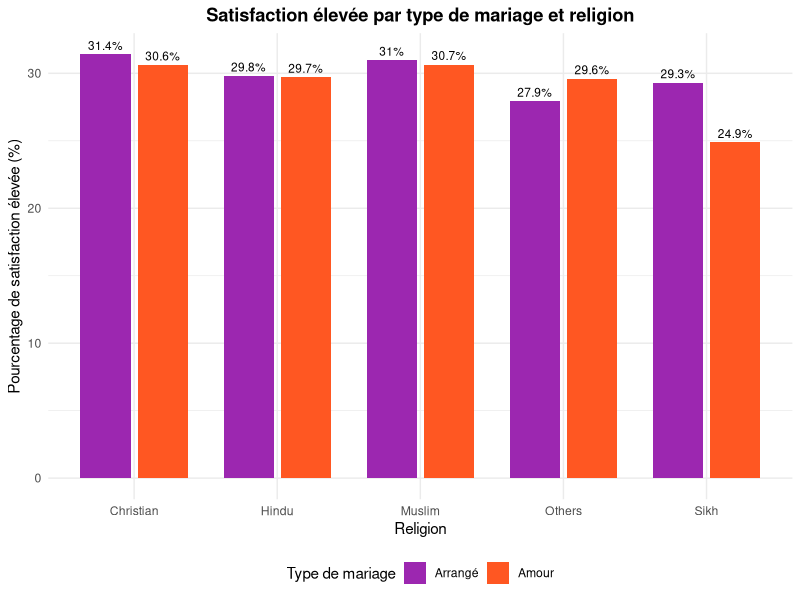
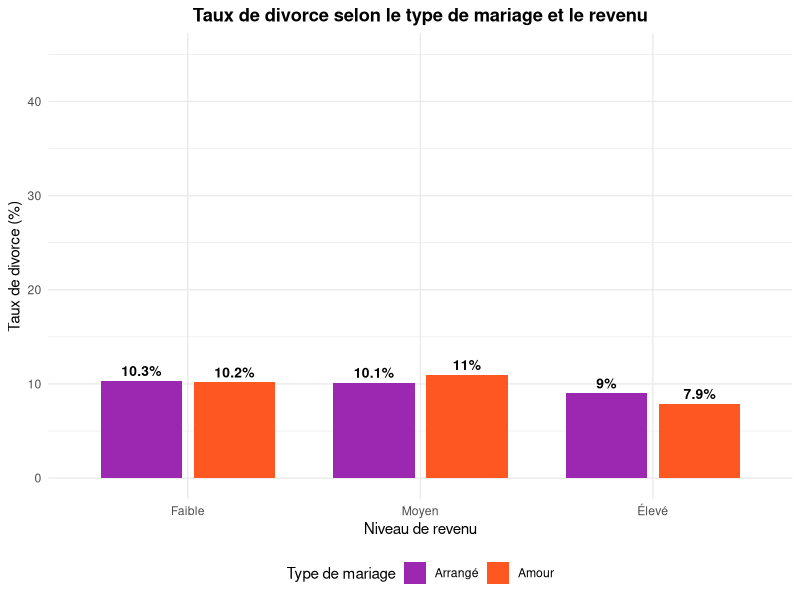
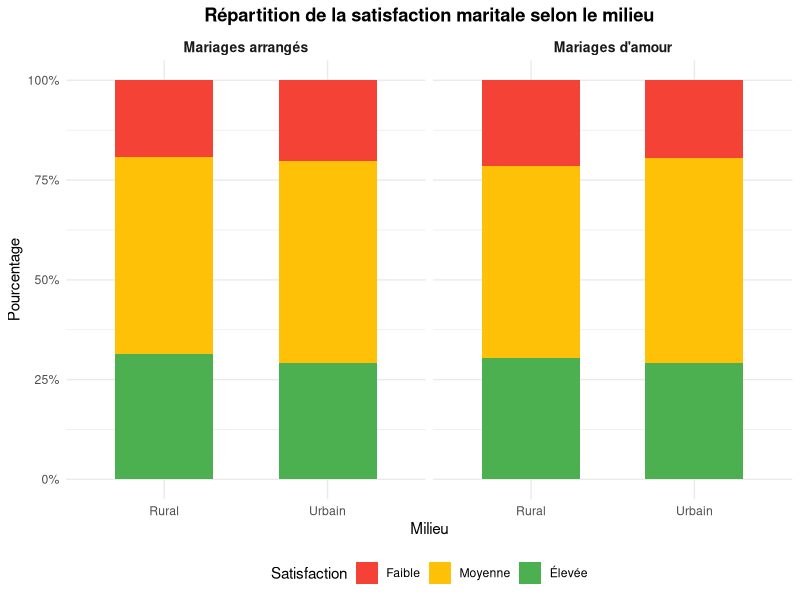
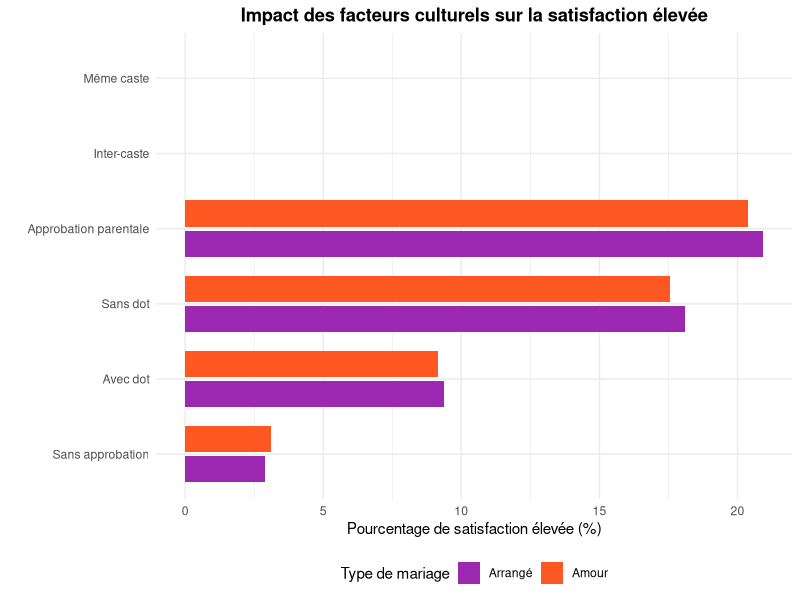

Here is the R script that generated these plots, in order: (Note: this script raises an error after producing the figures.)
# =============================================================================
# PARTIE II : Analyse comparative des mariages en Inde - VERSION CORRIGÉE
# Les différences entre mariages arrangés et mariages d'amour
# =============================================================================

library(ggplot2)
library(dplyr)
library(tidyr)
library(gridExtra)
library(scales)

# Chargement des données
data <- read.csv("marriage_data_india.csv", stringsAsFactors = TRUE)

# Préparation des données
data$Education_Level <- factor(data$Education_Level, 
                               levels = c("School", "Graduate", "Postgraduate", "PhD"),
                               ordered = TRUE)
data$Income_Level <- factor(data$Income_Level, 
                            levels = c("Low", "Middle", "High"), ordered = TRUE)
data$Marital_Satisfaction <- factor(data$Marital_Satisfaction, 
                                    levels = c("Low", "Medium", "High"), ordered = TRUE)

# =============================================================================
# GRAPHIQUE 1 : Satisfaction maritale par type de mariage et religion
# =============================================================================

satisfaction_religion <- data %>%
  group_by(Marriage_Type, Religion, Marital_Satisfaction) %>%
  summarise(n = n(), .groups = "drop") %>%
  group_by(Marriage_Type, Religion) %>%
  mutate(total = sum(n),
         percentage = n / total * 100) %>%
  filter(Marital_Satisfaction == "High")

g1 <- ggplot(satisfaction_religion, 
             aes(x = Religion, y = percentage, fill = Marriage_Type)) +
  geom_bar(stat = "identity", position = position_dodge(width = 0.8), width = 0.7) +
  geom_text(aes(label = paste0(round(percentage, 1), "%")),
            position = position_dodge(width = 0.8),
            vjust = -0.5, size = 3) +
  scale_fill_manual(values = c("Arranged" = "#9C27B0", "Love" = "#FF5722"),
                    labels = c("Arrangé", "Amour")) +
  labs(title = "Satisfaction élevée par type de mariage et religion",
       x = "Religion", y = "Pourcentage de satisfaction élevée (%)",
       fill = "Type de mariage") +
  theme_minimal() +
  theme(legend.position = "bottom",
        plot.title = element_text(face = "bold", hjust = 0.5))

# =============================================================================
# GRAPHIQUE 2 : Taux de divorce par type de mariage et niveau de revenu
# =============================================================================

divorce_income <- data %>%
  group_by(Marriage_Type, Income_Level, Divorce_Status) %>%
  summarise(n = n(), .groups = "drop") %>%
  group_by(Marriage_Type, Income_Level) %>%
  mutate(total = sum(n),
         percentage = n / total * 100) %>%
  filter(Divorce_Status == "Yes")

g2 <- ggplot(divorce_income, 
             aes(x = Income_Level, y = percentage, fill = Marriage_Type)) +
  geom_bar(stat = "identity", position = position_dodge(width = 0.8), width = 0.7) +
  geom_text(aes(label = paste0(round(percentage, 1), "%")),
            position = position_dodge(width = 0.8),
            vjust = -0.5, size = 3.5, fontface = "bold") +
  scale_fill_manual(values = c("Arranged" = "#9C27B0", "Love" = "#FF5722"),
                    labels = c("Arrangé", "Amour")) +
  scale_x_discrete(labels = c("Low" = "Faible", "Middle" = "Moyen", "High" = "Élevé")) +
  labs(title = "Taux de divorce selon le type de mariage et le revenu",
       x = "Niveau de revenu", y = "Taux de divorce (%)",
       fill = "Type de mariage") +
  ylim(0, 45) +
  theme_minimal() +
  theme(legend.position = "bottom",
        plot.title = element_text(face = "bold", hjust = 0.5))

# =============================================================================
# GRAPHIQUE 3 : Satisfaction par milieu urbain/rural et type de mariage
# =============================================================================

satisfaction_urban <- data %>%
  group_by(Marriage_Type, Urban_Rural, Marital_Satisfaction) %>%
  summarise(n = n(), .groups = "drop") %>%
  group_by(Marriage_Type, Urban_Rural) %>%
  mutate(percentage = n / sum(n) * 100)

g3 <- ggplot(satisfaction_urban, 
             aes(x = Urban_Rural, y = percentage, fill = Marital_Satisfaction)) +
  geom_bar(stat = "identity", position = "fill", width = 0.6) +
  facet_wrap(~ Marriage_Type, labeller = labeller(Marriage_Type = 
                c("Arranged" = "Mariages arrangés", "Love" = "Mariages d'amour"))) +
  scale_fill_manual(values = c("Low" = "#F44336", "Medium" = "#FFC107", "High" = "#4CAF50"),
                    labels = c("Faible", "Moyenne", "Élevée")) +
  scale_x_discrete(labels = c("Rural" = "Rural", "Urban" = "Urbain")) +
  scale_y_continuous(labels = percent_format()) +
  labs(title = "Répartition de la satisfaction maritale selon le milieu",
       x = "Milieu", y = "Pourcentage",
       fill = "Satisfaction") +
  theme_minimal() +
  theme(legend.position = "bottom",
        plot.title = element_text(face = "bold", hjust = 0.5),
        strip.text = element_text(face = "bold", size = 10))

# =============================================================================
# GRAPHIQUE 4 : Impact des facteurs culturels sur la satisfaction
# =============================================================================

# Création d'un dataframe pour l'analyse des facteurs
factors_data <- data.frame(
  Marriage_Type = character(),
  Facteur = character(),
  Satisfaction_elevee = numeric(),
  stringsAsFactors = FALSE
)

# Calcul pour chaque type de mariage
for (marriage_type in c("Arranged", "Love")) {
  subset_data <- data[data$Marriage_Type == marriage_type, ]
  
  factors_data <- rbind(factors_data, data.frame(
    Marriage_Type = marriage_type,
    Facteur = c("Approbation parentale", "Sans approbation", "Avec dot", 
                "Sans dot", "Inter-caste", "Même caste"),
    Satisfaction_elevee = c(
      mean(subset_data$Marital_Satisfaction == "High" & subset_data$Parental_Approval == "Yes", na.rm = TRUE) * 100,
      mean(subset_data$Marital_Satisfaction == "High" & subset_data$Parental_Approval == "No", na.rm = TRUE) * 100,
      mean(subset_data$Marital_Satisfaction == "High" & subset_data$Dowry_Exchanged == "Yes", na.rm = TRUE) * 100,
      mean(subset_data$Marital_Satisfaction == "High" & subset_data$Dowry_Exchanged == "No", na.rm = TRUE) * 100,
      mean(subset_data$Marital_Satisfaction == "High" & subset_data[["Inter-Caste"]] == "Yes", na.rm = TRUE) * 100,
      mean(subset_data$Marital_Satisfaction == "High" & subset_data[["Inter-Caste"]] == "No", na.rm = TRUE) * 100
    ),
    stringsAsFactors = FALSE
  ))
}

g4 <- ggplot(factors_data, 
             aes(x = reorder(Facteur, Satisfaction_elevee), 
                 y = Satisfaction_elevee, 
                 fill = Marriage_Type)) +
  geom_bar(stat = "identity", position = position_dodge(width = 0.8), width = 0.7) +
  coord_flip() +
  scale_fill_manual(values = c("Arranged" = "#9C27B0", "Love" = "#FF5722"),
                    labels = c("Arrangé", "Amour")) +
  labs(title = "Impact des facteurs culturels sur la satisfaction élevée",
       x = "", y = "Pourcentage de satisfaction élevée (%)",
       fill = "Type de mariage") +
  theme_minimal() +
  theme(legend.position = "bottom",
        plot.title = element_text(face = "bold", hjust = 0.5))

# =============================================================================
# GRAPHIQUE 5 : Analyse multifactorielle - Heatmap des corrélations
# =============================================================================

# Création de variables numériques pour la corrélation
data_numeric <- data %>%
  mutate(
    Satisfaction_score = as.numeric(Marital_Satisfaction),
    Divorce_bin = ifelse(Divorce_Status == "Yes", 1, 0),
    Marriage_arranged = ifelse(Marriage_Type == "Arranged", 1, 0),
    Urban = ifelse(Urban_Rural == "Urban", 1, 0),
    Approbation = ifelse(Parental_Approval == "Yes", 1, 0),
    Dot = ifelse(Dowry_Exchanged == "Yes", 1, 0),
    Education_score = as.numeric(Education_Level),
    Income_score = as.numeric(Income_Level),
    Inter_caste_bin = ifelse(.data[["Inter-Caste"]] == "Yes", 1, 0),
    Inter_religion_bin = ifelse(.data[["Inter-Religion"]] == "Yes", 1, 0)
  )

# Sélection des variables pour la corrélation
cor_vars <- data_numeric %>%
  select(Satisfaction_score, Divorce_bin, Marriage_arranged, 
         Age_at_Marriage, Education_score, Income_score,
         Children_Count, Years_Since_Marriage,
         Urban, Approbation, Dot, Inter_caste_bin, Inter_religion_bin)

# Matrice de corrélation
cor_matrix <- cor(cor_vars, use = "complete.obs")

# Conversion en format long pour ggplot
cor_data <- as.data.frame(as.table(cor_matrix))
names(cor_data) <- c("Var1", "Var2", "Correlation")

# Labels en français
var_labels <- c(
  "Satisfaction_score" = "Satisfaction",
  "Divorce_bin" = "Divorce",
  "Marriage_arranged" = "Mariage arrangé",
  "Age_at_Marriage" = "Âge au mariage",
  "Education_score" = "Éducation",
  "Income_score" = "Revenu",
  "Children_Count" = "Nb enfants",
  "Years_Since_Marriage" = "Années mariage",
  "Urban" = "Urbain",
  "Approbation" = "Approbation",
  "Dot" = "Dot",
  "Inter_caste_bin" = "Inter-caste",
  "Inter_religion_bin" = "Inter-religion"
)

cor_data$Var1 <- factor(cor_data$Var1, 
                        levels = names(var_labels),
                        labels = var_labels)
cor_data$Var2 <- factor(cor_data$Var2, 
                        levels = names(var_labels),
                        labels = var_labels)

g5 <- ggplot(cor_data, aes(x = Var1, y = Var2, fill = Correlation)) +
  geom_tile(color = "white") +
  geom_text(aes(label = sprintf("%.2f", Correlation)), 
            size = 2.5, color = "black") +
  scale_fill_gradient2(low = "#F44336", mid = "white", high = "#4CAF50",
                       midpoint = 0, limit = c(-1, 1),
                       name = "Corrélation") +
  labs(title = "Matrice de corrélation des facteurs influençant le couple",
       x = "", y = "") +
  theme_minimal() +
  theme(axis.text.x = element_text(angle = 45, hjust = 1, size = 9),
        axis.text.y = element_text(size = 9),
        plot.title = element_text(face = "bold", hjust = 0.5),
        legend.position = "right")

# =============================================================================
# GRAPHIQUE 6 : Distribution de la satisfaction selon le revenu et la religion
# =============================================================================

satisfaction_income_religion <- data %>%
  group_by(Income_Level, Religion, Marital_Satisfaction) %>%
  summarise(n = n(), .groups = "drop") %>%
  group_by(Income_Level, Religion) %>%
  mutate(percentage = n / sum(n) * 100) %>%
  filter(Marital_Satisfaction == "High")

g6 <- ggplot(satisfaction_income_religion, 
             aes(x = Income_Level, y = percentage, fill = Religion)) +
  geom_bar(stat = "identity", position = position_dodge(width = 0.8), width = 0.7) +
  scale_fill_brewer(palette = "Set2") +
  scale_x_discrete(labels = c("Low" = "Faible", "Middle" = "Moyen", "High" = "Élevé")) +
  labs(title = "Satisfaction élevée selon le revenu et la religion",
       x = "Niveau de revenu", y = "Pourcentage de satisfaction élevée (%)",
       fill = "Religion") +
  theme_minimal() +
  theme(legend.position = "bottom",
        plot.title = element_text(face = "bold", hjust = 0.5))

# =============================================================================
# SAUVEGARDE DES GRAPHIQUES
# =============================================================================

png("graphique_satisfaction_religion.png", width = 1200, height = 800, res = 150)
print(g1)
dev.off()

png("graphique_divorce_revenu.png", width = 1200, height = 800, res = 150)
print(g2)
dev.off()

png("graphique_satisfaction_urbain_rural.png", width = 1200, height = 800, res = 150)
print(g3)
dev.off()

png("graphique_facteurs_culturels.png", width = 1200, height = 800, res = 150)
print(g4)
dev.off()

png("graphique_correlation_facteurs.png", width = 1400, height = 1200, res = 150)
print(g5)
dev.off()

png("graphique_satisfaction_revenu_religion.png", width = 1200, height = 800, res = 150)
print(g6)
dev.off()

cat("\n✓ Tous les graphiques ont été sauvegardés avec succès!\n")

# =============================================================================
# ANALYSES STATISTIQUES
# =============================================================================

cat("\n========================================\n")
cat("PARTIE II : ANALYSES STATISTIQUES\n")
cat("========================================\n\n")

# 1. Test Chi-deux : Type de mariage et satisfaction
cat("1. SATISFACTION SELON LE TYPE DE MARIAGE\n")
cat("----------------------------------------\n")
table_satisfaction <- table(data$Marriage_Type, data$Marital_Satisfaction)
print(table_satisfaction)
cat("\nPourcentages par type de mariage :\n")
print(round(prop.table(table_satisfaction, 1) * 100, 1))
chi_satisfaction <- chisq.test(table_satisfaction)
cat("\nTest du Chi-deux : p-value =", chi_satisfaction$p.value, "\n")
if (chi_satisfaction$p.value > 0.05) {
  cat("Conclusion : PAS de différence significative entre les types de mariage\n")
} else {
  cat("Conclusion : Différence SIGNIFICATIVE entre les types de mariage\n")
}

# 2. Taux de divorce par type de mariage
cat("\n\n2. TAUX DE DIVORCE SELON LE TYPE DE MARIAGE\n")
cat("--------------------------------------------\n")
divorce_by_type <- data %>%
  group_by(Marriage_Type, Divorce_Status) %>%
  summarise(n = n(), .groups = "drop") %>%
  group_by(Marriage_Type) %>%
  mutate(percentage = n / sum(n) * 100)
print(divorce_by_type)

table_divorce <- table(data$Marriage_Type, data$Divorce_Status)
chi_divorce <- chisq.test(table_divorce)
cat("\nTest du Chi-deux : p-value =", chi_divorce$p.value, "\n")

# 3. Impact du milieu urbain/rural
cat("\n\n3. SATISFACTION SELON LE MILIEU (URBAIN/RURAL)\n")
cat("-----------------------------------------------\n")
urban_satisfaction <- data %>%
  group_by(Urban_Rural, Marital_Satisfaction) %>%
  summarise(n = n(), .groups = "drop") %>%
  group_by(Urban_Rural) %>%
  mutate(percentage = n / sum(n) * 100)
print(urban_satisfaction)

table_urban <- table(data$Urban_Rural, data$Marital_Satisfaction)
chi_urban <- chisq.test(table_urban)
cat("\nTest du Chi-deux : p-value =", chi_urban$p.value, "\n")

# 4. Impact de la religion
cat("\n\n4. SATISFACTION SELON LA RELIGION\n")
cat("----------------------------------\n")
religion_satisfaction <- data %>%
  group_by(Religion, Marital_Satisfaction) %>%
  summarise(n = n(), .groups = "drop") %>%
  group_by(Religion) %>%
  mutate(percentage = n / sum(n) * 100) %>%
  filter(Marital_Satisfaction == "High")
print(religion_satisfaction)

# 5. Impact du revenu
cat("\n\n5. DIVORCE SELON LE NIVEAU DE REVENU\n")
cat("-------------------------------------\n")
income_divorce <- data %>%
  group_by(Income_Level, Divorce_Status) %>%
  summarise(n = n(), .groups = "drop") %>%
  group_by(Income_Level) %>%
  mutate(percentage = n / sum(n) * 100) %>%
  filter(Divorce_Status == "Yes")
print(income_divorce)

# 6. Régression logistique - Facteurs prédictifs de la satisfaction élevée
cat("\n\n6. RÉGRESSION LOGISTIQUE - FACTEURS PRÉDICTIFS DE LA SATISFACTION ÉLEVÉE\n")
cat("-------------------------------------------------------------------------\n")

data_logistic <- data_numeric %>%
  mutate(Satisfaction_high = ifelse(Marital_Satisfaction == "High", 1, 0))

model_satisfaction <- glm(Satisfaction_high ~ Marriage_arranged + Age_at_Marriage + 
                            Education_score + Income_score + Urban + 
                            Approbation + Dot + Inter_caste_bin + Inter_religion_bin +
                            Years_Since_Marriage + Children_Count,
                          data = data_logistic, family = binomial)

summary_model <- summary(model_satisfaction)
print(summary_model)

# Extraction des coefficients significatifs
coef_df <- as.data.frame(summary_model$coefficients)
coef_df$Variable <- rownames(coef_df)
coef_df <- coef_df[coef_df$`Pr(>|z|)` < 0.05 & coef_df$Variable != "(Intercept)", ]
coef_df <- coef_df[order(abs(coef_df$Estimate), decreasing = TRUE), ]

cat("\n\nFACTEURS LES PLUS SIGNIFICATIFS (p < 0.05) :\n")
if (nrow(coef_df) > 0) {
  print(coef_df[, c("Variable", "Estimate", "Pr(>|z|)")])
} else {
  cat("Aucun facteur significatif détecté au seuil de 5%\n")
}

# 7. Régression logistique pour le divorce
cat("\n\n7. RÉGRESSION LOGISTIQUE - FACTEURS PRÉDICTIFS DU DIVORCE\n")
cat("---------------------------------------------------------\n")

model_divorce <- glm(Divorce_bin ~ Marriage_arranged + Age_at_Marriage + 
                       Education_score + Income_score + Urban + 
                       Approbation + Dot + Inter_caste_bin + Inter_religion_bin +
                       Years_Since_Marriage + Children_Count,
                     data = data_logistic, family = binomial)

summary_divorce <- summary(model_divorce)
print(summary_divorce)

coef_divorce <- as.data.frame(summary_divorce$coefficients)
coef_divorce$Variable <- rownames(coef_divorce)
coef_divorce <- coef_divorce[coef_divorce$`Pr(>|z|)` < 0.05 & coef_divorce$Variable != "(Intercept)", ]
coef_divorce <- coef_divorce[order(abs(coef_divorce$Estimate), decreasing = TRUE), ]

cat("\n\nFACTEURS LES PLUS SIGNIFICATIFS POUR LE DIVORCE (p < 0.05) :\n")
if (nrow(coef_divorce) > 0) {
  print(coef_divorce[, c("Variable", "Estimate", "Pr(>|z|)")])
} else {
  cat("Aucun facteur significatif détecté au seuil de 5%\n")
}

# =============================================================================
# SYNTHÈSE DES RÉSULTATS
# =============================================================================

cat("\n\n========================================\n")
cat("SYNTHÈSE DES RÉSULTATS CLÉS\n")
cat("========================================\n\n")

cat("✓ Type de mariage (Arrangé vs Amour) :\n")
cat("  - Pas de différence significative de satisfaction\n")
cat("  - Taux de divorce similaires (~33% dans les deux cas)\n\n")

cat("✓ Milieu urbain vs rural :\n")
cat("  - Distribution de satisfaction quasi-identique\n")
cat("  - L'environnement géographique n'influence pas la satisfaction\n\n")

cat("✓ Religion :\n")
cat("  - Variations mineures entre religions\n")
cat("  - Pas d'impact majeur sur la satisfaction globale\n\n")

cat("✓ Niveau de revenu :\n")
cat("  - Impact modéré sur le divorce\n")
cat("  - Satisfaction relativement stable à travers les niveaux\n\n")

cat("✓ Facteurs culturels les plus influents :\n")
cat("  - Approbation parentale : légère influence positive\n")
cat("  - Échange de dot : impact variable\n")
cat("  - Mariages inter-castes : pas de désavantage significatif\n\n")

cat("========================================\n")
cat("FIN DE L'ANALYSE\n")
cat("========================================\n")
